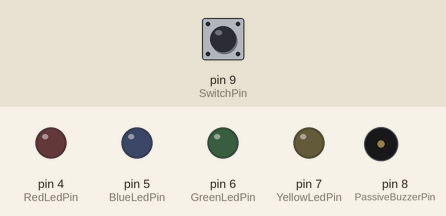
This program was run on a simulated Arduino Uno, built with avr-gcc and run on an emulated ATmega328P. On the bench: output pins drawn as LEDs (lit = HIGH), buzzer (waves = sounding). Dashed ring = blinking. Inputs (shaded band) come from the test bench; at power-on: pin 9 (SwitchPin) HIGH. Random numbers use the default seed unless the program sets one.

Above: at 1.2 s.
1.3 s: pin 9 (SwitchPin) pulled LOW for 0.15 s
At 1.55 s:
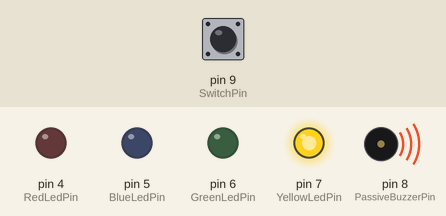
4.3 s: pin 9 (SwitchPin) pulled LOW for 1 s
7.3 s: pin 9 (SwitchPin) pulled LOW for 0.15 s
At 8.15 s:
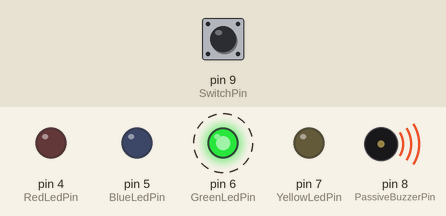
10.4 s: pin 9 (SwitchPin) pulled LOW for 3.2 s
15.1 s: pin 9 (SwitchPin) pulled LOW for 0.15 s
At 21.0 s:
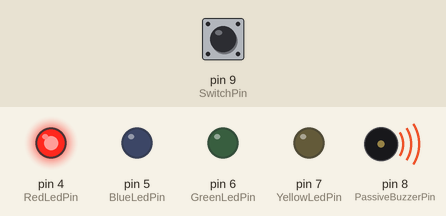
Timing chart, 0 to 29.6 s (numbered marks = the images above; inputs shaded):
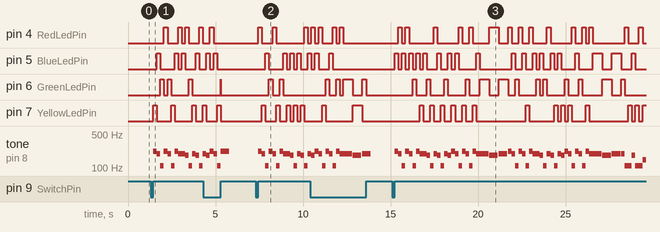

Measured:
- after the input at 1.3 s, pin 4 (RedLedPin): LOW → HIGH after 0.76 s, → LOW 0.20 s later, → HIGH 0.61 s later, → LOW 0.20 s later, … (8 changes in this stretch); pin 5 (BlueLedPin): LOW → HIGH after 0.35 s, → LOW 0.20 s later, → HIGH 0.81 s later, → LOW 0.20 s later, … (8 changes in this stretch)
- after the input at 7.3 s, pin 4 (RedLedPin): goes HIGH 0.20 s, LOW 0.61 s, HIGH 0.20 s, LOW 1.6 s, HIGH 0.20 s, then LOW, starting after 0.15 s; pin 5 (BlueLedPin): LOW → HIGH after 0.55 s, → LOW 0.20 s later, → HIGH 0.81 s later, → LOW 0.20 s later, … (9 changes in this stretch)
- after the input at 15.1 s, pin 4 (RedLedPin): LOW → HIGH after 0.35 s, → LOW 0.20 s later, → HIGH 0.20 s later, → LOW 0.20 s later, … (30 changes in this stretch); pin 5 (BlueLedPin): LOW → HIGH after 0.15 s, → LOW 0.20 s later, → HIGH 0.20 s later, → LOW 0.20 s later, … (38 changes in this stretch)

The program:

main.cpp
```cpp
#include <Arduino.h>
#include "pitches.h"

#define ArrayCount(x) (sizeof(x)/sizeof(x[0]))

struct Note
{
	int note;
	int duration;
	int delay;
};

struct ProgramState
{
	bool running;
	int lastSwitchRead;
	int currentLed;
};

const int DurationInMilis = 500;
const int Delay1InMilis = 200;
const int Delay2InMilis = 533;

const int RedLedPin = 4;
const int BlueLedPin = 5;
const int GreenLedPin = 6;
const int YellowLedPin = 7;
const int PassiveBuzzerPin = 8;
const int SwitchPin = 9;

const Note Melody[] =
{
	{NOTE_A3, DurationInMilis, Delay1InMilis},
	{NOTE_G3, DurationInMilis, Delay1InMilis},
	{NOTE_A2, DurationInMilis, Delay1InMilis},
	{NOTE_A3, DurationInMilis, Delay1InMilis},
	{NOTE_G3, DurationInMilis, Delay1InMilis},
	{NOTE_A2, DurationInMilis, Delay1InMilis},
	{NOTE_A3, DurationInMilis, Delay1InMilis},
	{NOTE_G3, DurationInMilis, Delay1InMilis},

	{NOTE_G3, DurationInMilis, Delay1InMilis},
	{NOTE_FS3, DurationInMilis, Delay1InMilis},
	{NOTE_A2, DurationInMilis, Delay1InMilis},
	{NOTE_G3, DurationInMilis, Delay1InMilis},
	{NOTE_FS3, DurationInMilis, Delay1InMilis},
	{NOTE_A2, DurationInMilis, Delay1InMilis},
	{NOTE_G3, DurationInMilis, Delay1InMilis},
	{NOTE_FS3, DurationInMilis, Delay1InMilis},

	{NOTE_A3, DurationInMilis, Delay1InMilis},
	{NOTE_G3, DurationInMilis, Delay1InMilis},
	{NOTE_A2, DurationInMilis, Delay1InMilis},
	{NOTE_A3, DurationInMilis, Delay1InMilis},
	{NOTE_G3, DurationInMilis, Delay1InMilis},
	{NOTE_A2, DurationInMilis, Delay1InMilis},
	{NOTE_A3, DurationInMilis, Delay1InMilis},
	{NOTE_G3, DurationInMilis, Delay1InMilis},

	{NOTE_G3, DurationInMilis, Delay2InMilis},
	{NOTE_FS3, DurationInMilis, Delay2InMilis},
	{NOTE_G3, DurationInMilis, Delay2InMilis},

	{NOTE_A3, DurationInMilis, Delay1InMilis},
	{NOTE_G3, DurationInMilis, Delay1InMilis},
	{NOTE_A2, DurationInMilis, Delay1InMilis},
	{NOTE_A3, DurationInMilis, Delay1InMilis},
	{NOTE_G3, DurationInMilis, Delay1InMilis},
	{NOTE_A2, DurationInMilis, Delay1InMilis},
	{NOTE_A3, DurationInMilis, Delay1InMilis},
	{NOTE_G3, DurationInMilis, Delay1InMilis},

	{NOTE_G3, DurationInMilis, Delay1InMilis},
	{NOTE_FS3, DurationInMilis, Delay1InMilis},
	{NOTE_A2, DurationInMilis, Delay1InMilis},
	{NOTE_G3, DurationInMilis, Delay1InMilis},
	{NOTE_FS3, DurationInMilis, Delay1InMilis},
	{NOTE_A2, DurationInMilis, Delay1InMilis},
	{NOTE_G3, DurationInMilis, Delay1InMilis},
	{NOTE_FS3, DurationInMilis, Delay1InMilis},

	{NOTE_A3, DurationInMilis, Delay1InMilis},
	{NOTE_G3, DurationInMilis, Delay1InMilis},
	{NOTE_A2, DurationInMilis, Delay1InMilis},
	{NOTE_A3, DurationInMilis, Delay1InMilis},
	{NOTE_G3, DurationInMilis, Delay1InMilis},
	{NOTE_A2, DurationInMilis, Delay1InMilis},
	{NOTE_A3, DurationInMilis, Delay1InMilis},
	{NOTE_G3, DurationInMilis, Delay1InMilis},

	{NOTE_G3, DurationInMilis, Delay2InMilis},
	{NOTE_FS3, DurationInMilis, Delay2InMilis},
	{NOTE_G3, DurationInMilis, Delay2InMilis},

	{NOTE_G3, DurationInMilis, Delay1InMilis},
	{NOTE_A2, DurationInMilis, Delay1InMilis},
	{NOTE_A2, DurationInMilis, Delay1InMilis},
	{NOTE_FS3, DurationInMilis, Delay1InMilis},
	{NOTE_A2, DurationInMilis, Delay1InMilis},
	{NOTE_A2, DurationInMilis, Delay1InMilis},
	{NOTE_D3, DurationInMilis, Delay1InMilis},
	{NOTE_A2, DurationInMilis, Delay1InMilis},

	{NOTE_C3, DurationInMilis, Delay1InMilis},
	{NOTE_A2, DurationInMilis, Delay1InMilis},
	{NOTE_A2, DurationInMilis, Delay1InMilis},
	{NOTE_D3, DurationInMilis, Delay1InMilis},
	{NOTE_A2, DurationInMilis, Delay1InMilis},
	{NOTE_A2, DurationInMilis, Delay1InMilis},
	{NOTE_FS3, DurationInMilis, Delay1InMilis},
	{NOTE_A2, DurationInMilis, Delay1InMilis},

	{NOTE_G3, DurationInMilis, Delay1InMilis},
	{NOTE_A2, DurationInMilis, Delay1InMilis},
	{NOTE_A2, DurationInMilis, Delay1InMilis},
	{NOTE_FS3, DurationInMilis, Delay1InMilis},
	{NOTE_A2, DurationInMilis, Delay1InMilis},
	{NOTE_A2, DurationInMilis, Delay1InMilis},
	{NOTE_D3, DurationInMilis, Delay1InMilis},
	{NOTE_A2, DurationInMilis, Delay1InMilis},

	{NOTE_FS3, DurationInMilis, Delay1InMilis},
	{NOTE_A2, DurationInMilis, Delay1InMilis},
	{NOTE_A2, DurationInMilis, Delay1InMilis},
	{NOTE_A2, DurationInMilis, Delay1InMilis},
	{NOTE_A2, DurationInMilis, Delay1InMilis},

	{NOTE_G3, DurationInMilis, Delay1InMilis},
	{NOTE_FS3, DurationInMilis, Delay1InMilis},
	{NOTE_D3, DurationInMilis, Delay1InMilis},

	{NOTE_G3, DurationInMilis, Delay1InMilis},
	{NOTE_A2, DurationInMilis, Delay1InMilis},
	{NOTE_A2, DurationInMilis, Delay1InMilis},
	{NOTE_FS3, DurationInMilis, Delay1InMilis},
	{NOTE_A2, DurationInMilis, Delay1InMilis},
	{NOTE_A2, DurationInMilis, Delay1InMilis},
	{NOTE_D3, DurationInMilis, Delay1InMilis},
	{NOTE_A2, DurationInMilis, Delay1InMilis},

	{NOTE_C3, DurationInMilis, Delay1InMilis},
	{NOTE_A2, DurationInMilis, Delay1InMilis},
	{NOTE_A2, DurationInMilis, Delay1InMilis},
	{NOTE_D3, DurationInMilis, Delay1InMilis},
	{NOTE_A2, DurationInMilis, Delay1InMilis},
	{NOTE_A2, DurationInMilis, Delay1InMilis},
	{NOTE_FS3, DurationInMilis, Delay1InMilis},
	{NOTE_A2, DurationInMilis, Delay1InMilis},

	{NOTE_G3, DurationInMilis, Delay1InMilis},
	{NOTE_A2, DurationInMilis, Delay1InMilis},
	{NOTE_A2, DurationInMilis, Delay1InMilis},
	{NOTE_FS3, DurationInMilis, Delay1InMilis},
	{NOTE_A2, DurationInMilis, Delay1InMilis},
	{NOTE_A2, DurationInMilis, Delay1InMilis},
	{NOTE_G3, DurationInMilis, Delay1InMilis},
	{NOTE_A2, DurationInMilis, Delay1InMilis},

	{NOTE_FS3, DurationInMilis, Delay1InMilis},
	{NOTE_A2, DurationInMilis, Delay1InMilis},
	{NOTE_A2, DurationInMilis, Delay1InMilis},
	{NOTE_A2, DurationInMilis, Delay1InMilis},
	{NOTE_A2, DurationInMilis, Delay1InMilis},
	{NOTE_A2, DurationInMilis, Delay1InMilis},
	{NOTE_A2, DurationInMilis, Delay1InMilis},
	{NOTE_A2, DurationInMilis, Delay1InMilis}
};

ProgramState CreateDefaultProgramState()
{
	return ProgramState
	{
		.running = false,
		.lastSwitchRead = HIGH,
		.currentLed = RedLedPin
	};
}

ProgramState state = CreateDefaultProgramState();

void setup()
{
	pinMode(SwitchPin, INPUT_PULLUP);
	pinMode(RedLedPin, OUTPUT);
	pinMode(GreenLedPin, OUTPUT);
	pinMode(BlueLedPin, OUTPUT);
	pinMode(YellowLedPin, OUTPUT);

	Serial.begin(9600);
}

bool CheckRunningState()
{
	auto currentRead = digitalRead(SwitchPin);

	if (currentRead != state.lastSwitchRead)
	{
		if (currentRead == HIGH)
		{
			state.running = !state.running;
		}
		state.lastSwitchRead = currentRead;
	}

	return state.running;
}


inline int SelectRandomLed()
{
	return RedLedPin + (rand() % 4);
}

void SwitchLed()
{
	digitalWrite(state.currentLed, LOW);

	int randomLed = SelectRandomLed();
	while (randomLed == state.currentLed)
	{
		randomLed = SelectRandomLed();
	}
	state.currentLed = randomLed;

	digitalWrite(state.currentLed, HIGH);
}

void loop()
{
	auto running = CheckRunningState();

	for (auto noteIndex = 0; running && noteIndex < ArrayCount(Melody); noteIndex++)
	{
		auto note = Melody[noteIndex];
		tone(PassiveBuzzerPin, note.note, note.duration);
		SwitchLed();
		for (int milisec = 0; running && milisec < note.delay; milisec++)
		{
			delay(1);
			running = CheckRunningState();
		}
	}

	digitalWrite(RedLedPin, LOW);
	digitalWrite(BlueLedPin, LOW);
	digitalWrite(GreenLedPin, LOW);
	digitalWrite(YellowLedPin, LOW);
}
```

pitches.h
```cpp
#define NOTE_B0  31
#define NOTE_C1  33
#define NOTE_CS1 35
#define NOTE_D1  37
#define NOTE_DS1 39
#define NOTE_E1  41
#define NOTE_F1  44
#define NOTE_FS1 46
#define NOTE_G1  49
#define NOTE_GS1 52
#define NOTE_A1  55
#define NOTE_AS1 58
#define NOTE_B1  62
#define NOTE_C2  65
#define NOTE_CS2 69
#define NOTE_D2  73
#define NOTE_DS2 78
#define NOTE_E2  82
#define NOTE_F2  87
#define NOTE_FS2 93
#define NOTE_G2  98
#define NOTE_GS2 104
#define NOTE_A2  110
#define NOTE_AS2 117
#define NOTE_B2  123
#define NOTE_C3  131
#define NOTE_CS3 139
#define NOTE_D3  147
#define NOTE_DS3 156
#define NOTE_E3  165
#define NOTE_F3  175
#define NOTE_FS3 185
#define NOTE_G3  196
#define NOTE_GS3 208
#define NOTE_A3  220
#define NOTE_AS3 233
#define NOTE_B3  247
#define NOTE_C4  262
#define NOTE_CS4 277
#define NOTE_D4  294
#define NOTE_DS4 311
#define NOTE_E4  330
#define NOTE_F4  349
#define NOTE_FS4 370
#define NOTE_G4  392
#define NOTE_GS4 415
#define NOTE_A4  440
#define NOTE_AS4 466
#define NOTE_B4  494
#define NOTE_C5  523
#define NOTE_CS5 554
#define NOTE_D5  587
#define NOTE_DS5 622
#define NOTE_E5  659
#define NOTE_F5  698
#define NOTE_FS5 740
#define NOTE_G5  784
#define NOTE_GS5 831
#define NOTE_A5  880
#define NOTE_AS5 932
#define NOTE_B5  988
#define NOTE_C6  1047
#define NOTE_CS6 1109
#define NOTE_D6  1175
#define NOTE_DS6 1245
#define NOTE_E6  1319
#define NOTE_F6  1397
#define NOTE_FS6 1480
#define NOTE_G6  1568
#define NOTE_GS6 1661
#define NOTE_A6  1760
#define NOTE_AS6 1865
#define NOTE_B6  1976
#define NOTE_C7  2093
#define NOTE_CS7 2217
#define NOTE_D7  2349
#define NOTE_DS7 2489
#define NOTE_E7  2637
#define NOTE_F7  2794
#define NOTE_FS7 2960
#define NOTE_G7  3136
#define NOTE_GS7 3322
#define NOTE_A7  3520
#define NOTE_AS7 3729
#define NOTE_B7  3951
#define NOTE_C8  4186
#define NOTE_CS8 4435
#define NOTE_D8  4699
#define NOTE_DS8 4978
```
